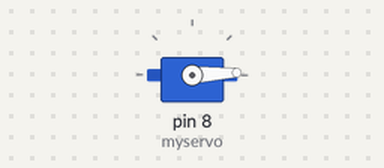
The sketch below on a simulated Arduino Uno, built with avr-gcc and run on an emulated ATmega328P. Parts: servo.

Above: at 0.05 s.
At 0.9 s:
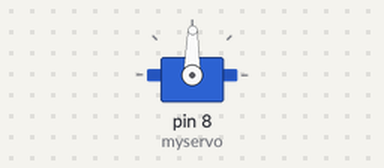
At 1.75 s:
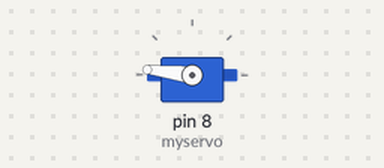
At 3.45 s:
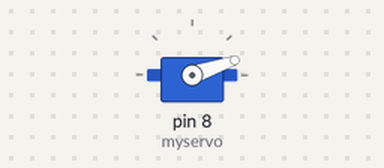
Timing chart, 0 to 8.3 s (numbered marks = the images above):
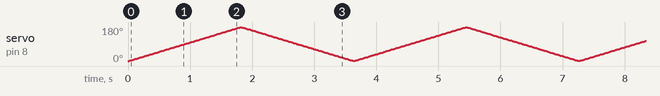

The sketch:

sketch_oct12a.ino
```cpp
#include <Servo.h>
int i = 0;
Servo myservo;  // create servo object to control a servo

int potpin = 0;  // analog pin used to connect the potentiometer
int val;    // variable to read the value from the analog pin

void setup() {
  myservo.attach(8);  // attaches the servo on pin 9 to the servo object
}

void loop() {
  for (i; i < 180; i+=1) {
    myservo.write(i);
    delay(10);
  }
  for (i; i > 0; i-=1) {
    myservo.write(i);
    delay(10);}
}
```
